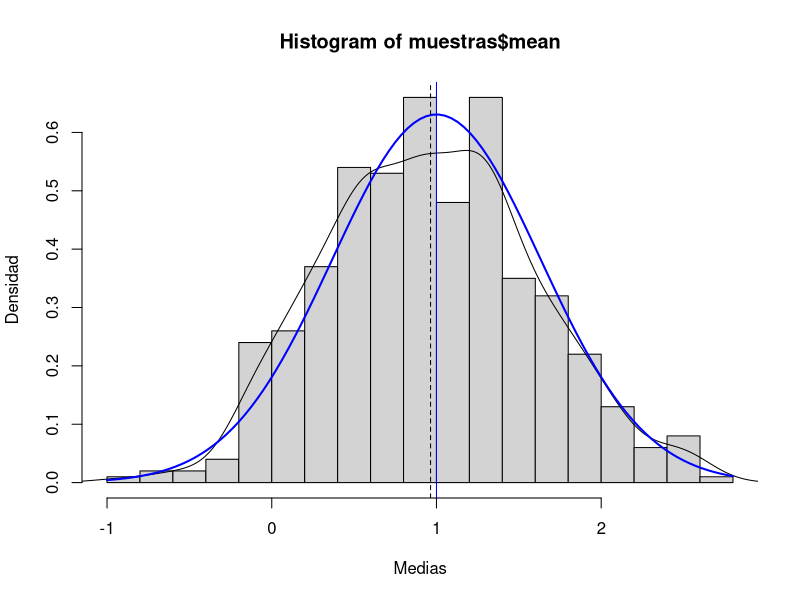
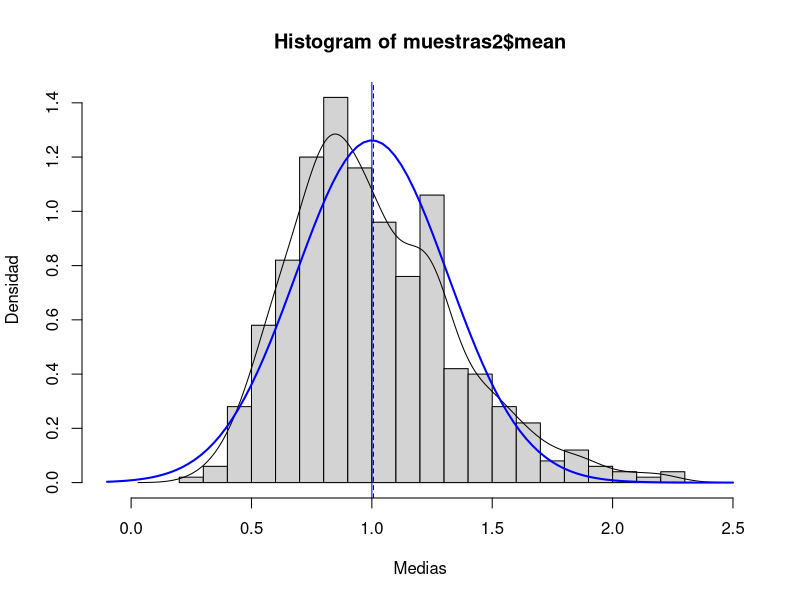
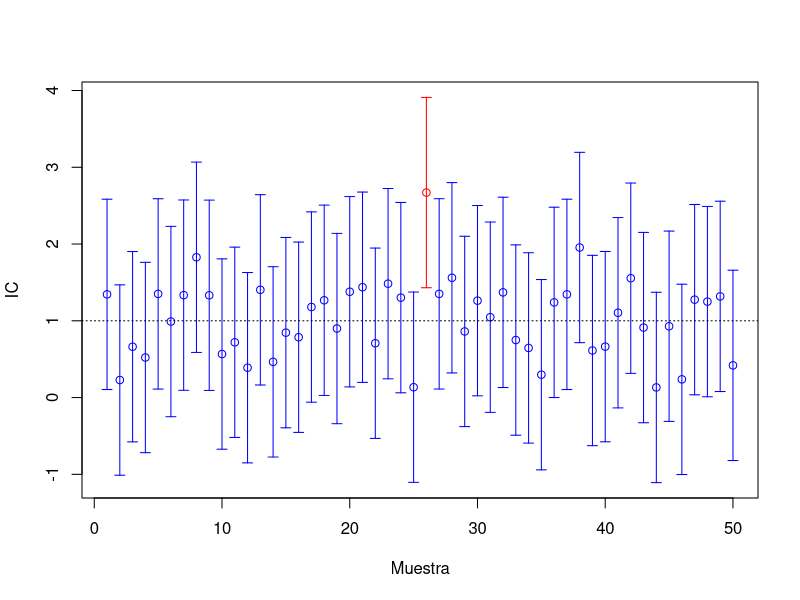
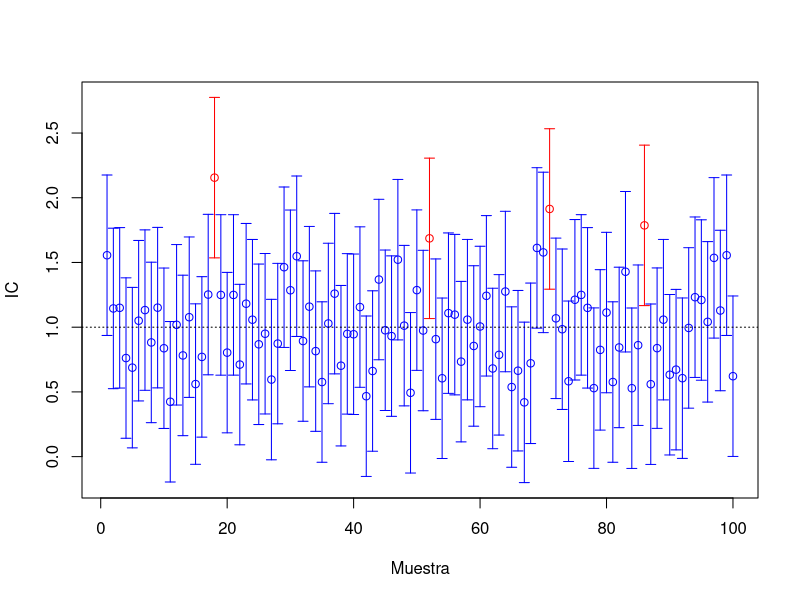
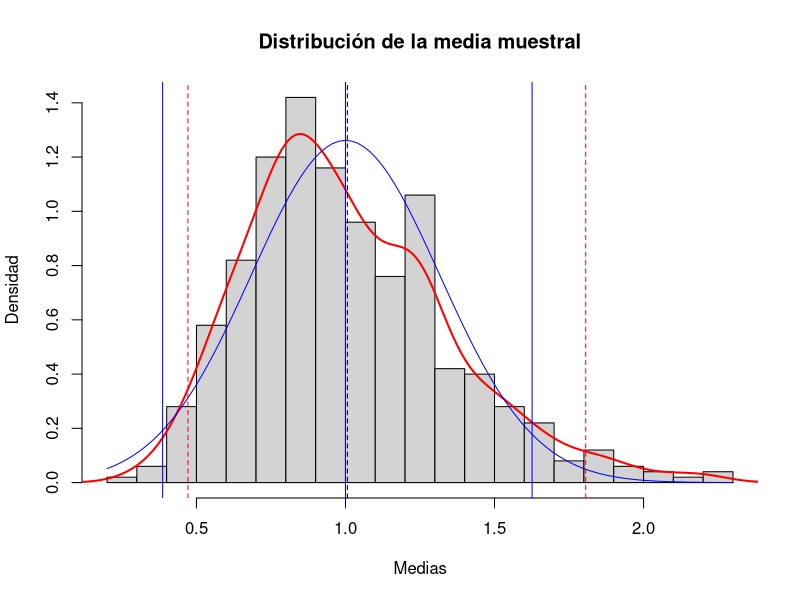
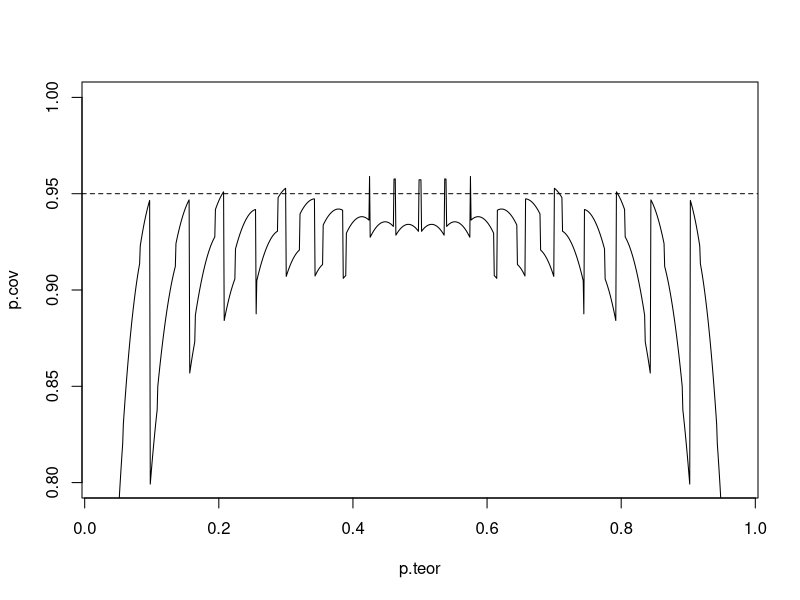
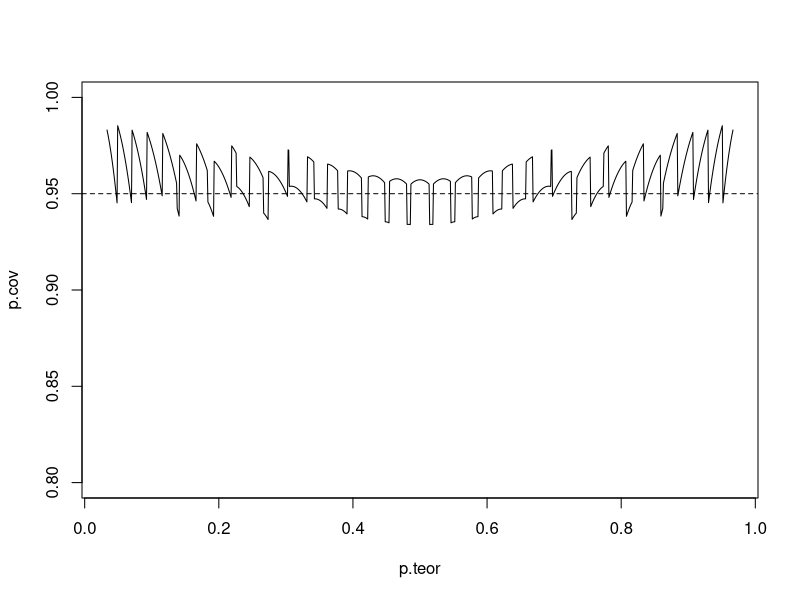
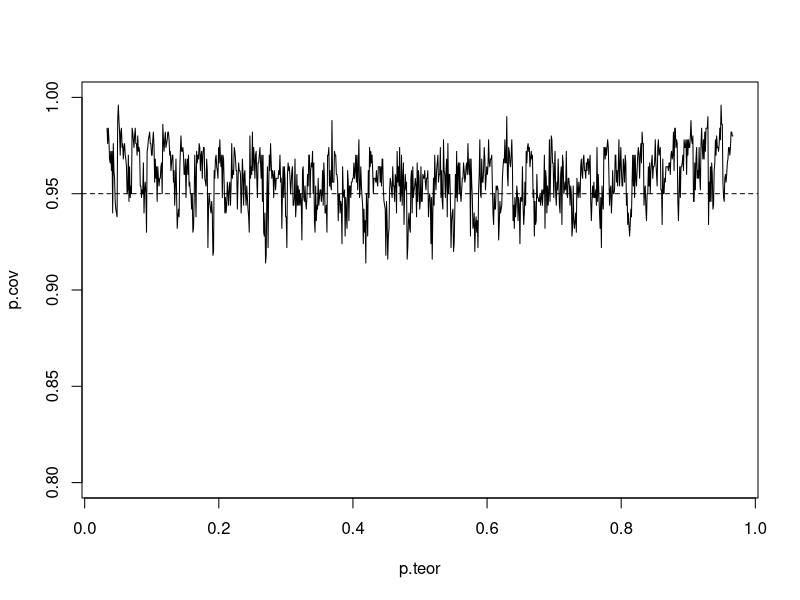

Recreate these plots in R, in order. (Note: this script raises an error after producing the figures.)
## ---- chunk 1

## ---- chunk 2
    set.seed(54321) # Fijar semilla para reproductibilidad
    nsim <- 500
    nx <- 10
## ---- chunk 3
    mux <- 1
    sdx <- 2
## ---- chunk 4
    muestras <- as.data.frame(matrix(rnorm(nsim*nx, mean=mux, sd=sdx), ncol=nx))
    rownames(muestras) <- paste("muestra", 1:nsim, sep="")
    colnames(muestras) <- paste("obs", 1:nx, sep="")
    str(muestras)
## ---- chunk 5
    muestras$mean <- rowMeans(muestras[,1:nx])
    muestras$sd <- apply(muestras[,1:nx], 1, sd)
## ---- chunk 6
    muestras[1,]
## ---- chunk 7
    hist(muestras$mean, freq = FALSE, breaks = "FD", 
         xlab = "Medias", ylab = "Densidad")
    # Densidad observada (estimación)
    lines(density(muestras$mean)) 
    # Densidad teórica (bajo normalidad)
    curve(dnorm(x, mux, sdx/sqrt(nx)), lwd = 2, col = "blue", add = TRUE) 
    # Aproximación del valor esperado de la media muestral mediante simulación
    abline(v = mean(muestras$mean), lty = 2)  
    # Valor esperado de la media muestral (teórico)
    abline(v = mux, col = "blue")
## ---- chunk 8
    set.seed(54321) # Fijar semilla para reproductibilidad
    nsim <- 500
    nx <- 10    
    # nx <- 50
## ---- chunk 9
    lambda <- 1
    muexp <- 1/lambda
    sdexp <- muexp
## ---- chunk 10
    muestras2 <- as.data.frame(matrix(rexp(nsim*nx, rate=lambda), ncol=nx))
    rownames(muestras2) <- paste("muestra", 1:nsim, sep="")
    colnames(muestras2) <- paste("obs", 1:nx, sep="")
## ---- chunk 11
    muestras2$mean <- rowMeans(muestras2[,1:nx])
    muestras2$sd <- apply(muestras2[,1:nx], 1, sd)
## ---- chunk 12
    hist(muestras2$mean, xlim = c(-0.1, 2.5), freq = FALSE, breaks = "FD", 
         xlab = "Medias", ylab = "Densidad")
    # Densidad observada (estimación)
    lines(density(muestras2$mean)) 
    # Distribución asintótica (TCL)
    curve(dnorm(x,muexp,sdexp/sqrt(nx)), lwd=2, col="blue", add=TRUE) 
    # Aproximación del valor esperado de la media muestral mediante simulación
    abline(v=mean(muestras2$mean),lty=2)  
    # Valor esperado de la media muestral (teórico)
    abline(v=muexp, col="blue")
## ---- chunk 13
    alfa <- 0.05
    z <- qnorm(1 - alfa/2)
    muestras$ici <- muestras$mean - z*sdx/sqrt(nx)
    muestras$ics <- muestras$mean + z*sdx/sqrt(nx)
## ---- chunk 14
    muestras$cob <- (muestras$ici < mux) & (mux < muestras$ics) 
    ncob <- sum(muestras$cob) # Nº de intervalos que contienen la verdadera media
    ncob
    100*ncob/nsim     # Proporción de intervalos
    100*(1 - alfa)    # Proporción teórica bajo normalidad
## ---- chunk 15
    m <- 50
    tmp <- muestras[1:m,]
    attach(tmp)
    color <- ifelse(cob,"blue","red")
    plot(1:m, mean, col = color, ylim = c(min(ici),max(ics)), 
         xlab = "Muestra", ylab = "IC")
    arrows(1:m, ici, 1:m, ics, angle = 90, length = 0.05, code = 3, col = color)
    abline(h = mux, lty = 3)
    detach(tmp)
## ---- chunk 16
    alfa <- 0.05
    z <- qnorm(1 - alfa/2)
    muestras2$ici <- muestras2$mean - z*sdexp/sqrt(nx)
    muestras2$ics <- muestras2$mean + z*sdexp/sqrt(nx)
## ---- chunk 17
    muestras2$cob <- (muestras2$ici < muexp) & (muexp < muestras2$ics) 
    ncob <- sum(muestras2$cob) # Nº de intervalos que contienen la verdadera media
    ncob
    100*ncob/nsim     # Proporción de intervalos
    100*(1 - alfa)    # Proporción teórica bajo normalidad
## ---- chunk 18
    m <- 100
    tmp <- muestras2[1:m,]
    attach(tmp)
    color <- ifelse(cob,"blue","red")
    plot(1:m, mean, col = color, ylim = c(min(ici),max(ics)), 
         xlab = "Muestra", ylab = "IC")
    arrows(1:m, ici, 1:m, ics, angle = 90, length = 0.05, code = 3, col = color)
    abline(h = muexp, lty = 3)
    detach(tmp)
## ---- chunk 19
# Distribución de la media muestral
hist(muestras2$mean, freq=FALSE, breaks="FD", 
     main="Distribución de la media muestral", xlab="Medias", ylab="Densidad")
# Densidad observada (estimación)
lines(density(muestras2$mean), lwd=2, col='red') 
# Densidad teórica (bajo normalidad)
curve(dnorm(x,muexp,sdexp/sqrt(nx)), col="blue", add=TRUE) 
# Aproximación por simulación del valor esperado de la media muestral
abline(v=mean(muestras2$mean), lty=2)
# Valor esperado de la media muestral (teórico)
abline(v=muexp, col="blue") 
# IP bajo normalidad
ic.aprox <- apply(muestras2[ ,c('ici','ics')], 2, mean)
## ic.aprox 
##       ici       ics 
## 0.3865199 1.6261099
# Intervalo de probabilidad para la media muestral aproximado bajo normalidad
abline(v = ic.aprox, col='blue')

# Intervalo de probabilidad para la media muestral (aproximado por simulación)
ic.sim <- quantile(muestras2$mean, c(alfa/2, 1 - alfa/2))
## ic.sim
##      2.5%     97.5% 
## 0.4714233 1.8059094
# IP (aprox.) 
abline(v=ic.sim, lty=2, col='red') 
## ---- chunk 20
    n <- 30
    alpha <- 0.05
    adj <- 0  # (adj <- 2 para Agresti-Coull)
## ---- chunk 21
    m <- 1000
    p.teor <- seq(1/n, 1 - 1/n, length = m) 
## ---- chunk 22
    x <- 0:n
    p.est <- (x + adj)/(n + 2 * adj) 
    ic.err <- qnorm(1 - alpha/2) * sqrt(p.est * (1 - p.est)/(n + 2 * adj))  
    lcl <- p.est - ic.err 
    ucl <- p.est + ic.err 
## ---- chunk 23
    p.cov <- numeric(m)
    for (i in 1:m) {
      # cobertura de los posibles intervalos
      cover <- (p.teor[i] >= lcl) & (p.teor[i] <= ucl)  
      # prob. de los posibles intervalos
      p.rel <- dbinom(x[cover], n, p.teor[i])           
      # prob. total de cobertura
      p.cov[i] <- sum(p.rel)                            
    }
## ---- chunk 24
    plot(p.teor, p.cov, type = "l", ylim = c(1 - 4 * alpha, 1))
    abline(h = 1 - alpha, lty = 2) 
## ---- chunk 25
    n <- 30
    alpha <- 0.05
    adj <- 2  # Agresti-Coull
    
    # Probabilidades teóricas:
    m <- 1000
    p.teor <- seq(1/n, 1 - 1/n, length = m) 
    # Posibles resultados:
    x <- 0:n
    p.est <- (x + adj)/(n + 2 * adj) 
    ic.err <- qnorm(1 - alpha/2) * sqrt(p.est * (1 - p.est)/(n + 2 * adj))  
    lcl <- p.est - ic.err 
    ucl <- p.est + ic.err 
    # Recorrer prob. teóricas:
    p.cov <- numeric(m)
    for (i in 1:m) {
      # cobertura de los posibles intervalos
      cover <- (p.teor[i] >= lcl) & (p.teor[i] <= ucl)  
      # prob. de los posibles intervalos
      p.rel <- dbinom(x[cover], n, p.teor[i])           
      # prob. total de cobertura
      p.cov[i] <- sum(p.rel)                            
    }
    # Gráfico coberturas:
    plot(p.teor, p.cov, type = "l", ylim = c(1 - 4 * alpha, 1))
    abline(h = 1 - alpha, lty = 2) 
## ---- chunk 26
    n <- 30
    alpha <- 0.05
    adj <- 2  #' (2 para Agresti-Coull)
    
    set.seed(54321)
    nsim <- 500 
    # Probabilidades teóricas:
    m <- 1000
    p.teor <- seq(1/n, 1 - 1/n, length = m) 
## ---- chunk 27
    # m <- length(p.teor)
    p.cov <- numeric(m)
    for (i in 1:m) {
      # Equivalente a simular nsim muestras de tamaño n
      # ry <- matrix(rbinom(n*nsim, 1, p.teor[i]), ncol=n)
      # rx <- apply(ry, 1, sum)
      rx <- rbinom(nsim, n, p.teor[i])
      p.est <- (rx + adj)/(n + 2 * adj)  
      ic.err <- qnorm(1 - alpha/2) * sqrt(p.est * (1 - p.est)/(n + 2 * adj))
      p.cov[i] <- mean( abs(p.est - p.teor[i]) < ic.err )
    }
## ---- chunk 28
    plot(p.teor, p.cov, type = "l", ylim = c(1 - 4 * alpha, 1))
    abline(h = 1 - alpha, lty = 2) 
## ---- chunk 29
    set.seed(54321)
    nx <- 30
    mx <- 0
    sx <- 1
    nsim <- 1000
    estadistico <- numeric(nsim)
    pvalor <- numeric(nsim)
## ---- chunk 30
    for(isim in 1:nsim) {
      rx <- rnorm(nx, mx, sx)
      tmp <- ks.test(rx, "pnorm", mean(rx), sd(rx))
      estadistico[isim] <- tmp$statistic
      pvalor[isim] <- tmp$p.value
    }
## ---- chunk 31
    {
      cat("\nProporción de rechazos al 1% =", mean(pvalor < 0.01), "\n")
      cat("Proporción de rechazos al 5% =", mean(pvalor < 0.05), "\n")
      cat("Proporción de rechazos al 10% =", mean(pvalor < 0.1), "\n")
    }
## ---- chunk 32
    hist(pvalor, freq=FALSE)
    abline(h=1, lty=2)   # curve(dunif(x,0,1), add=TRUE)
    # Distribución empírica
    curve(ecdf(pvalor)(x), type = "s", lwd = 2, 
          main = 'Tamaño del contraste', ylab = 'Proporción de rechazos', 
          xlab = 'Nivel de significación')
    abline(a=0, b=1, lty=2)   # curve(punif(x, 0, 1), add = TRUE)
## ---- chunk 33
    library(nortest, quietly = TRUE)
## ---- chunk 34
    set.seed(54321)
    nx <- 30
    mx <- 0
    sx <- 1
    nsim <- 1000
    estadistico <- numeric(nsim)
    pvalor <- numeric(nsim)
## ---- chunk 35
    for(isim in 1:nsim) {
      rx <- rnorm(nx, mx, sx)
      # tmp <- ks.test(rx, "pnorm", mean(rx), sd(rx))
      tmp <- lillie.test(rx)
      estadistico[isim] <- tmp$statistic
      pvalor[isim] <- tmp$p.value
    }
## ---- chunk 36
    {
      cat("\nProporción de rechazos al 1% =", mean(pvalor < 0.01), "\n")
      cat("Proporción de rechazos al 5% =", mean(pvalor < 0.05), "\n")
      cat("Proporción de rechazos al 10% =", mean(pvalor < 0.1), "\n")
    }
## ---- chunk 37
    hist(pvalor, freq=FALSE)
    abline(h=1, lty=2)   # curve(dunif(x,0,1), add=TRUE)
    
    # Distribución empírica
    curve(ecdf(pvalor)(x), type = "s", lwd = 2, main = 'Tamaño del contraste', 
          ylab = 'Proporción de rechazos', xlab = 'Nivel de significación')
    abline(a=0, b=1, lty=2)   # curve(punif(x, 0, 1), add = TRUE)
## ---- chunk 38
    set.seed(54321)
    nx <- 30
    ratex <- 1
    nsim <- 500
    estadistico <- numeric(nsim)
    pvalor <- numeric(nsim)
## ---- chunk 39
    for(isim in 1:nsim) {
      rx <- rexp(nx, ratex)
      tmp <- ks.test(rx, "pexp", 1/mean(rx))
      estadistico[isim] <- tmp$statistic
      pvalor[isim] <- tmp$p.value
    }
## ---- chunk 40
    {
      cat("\nProporción de rechazos al 1% =", mean(pvalor < 0.01), "\n")
      cat("Proporción de rechazos al 5% =", mean(pvalor < 0.05), "\n")
      cat("Proporción de rechazos al 10% =", mean(pvalor < 0.1), "\n")
    }
## ---- chunk 41
    hist(pvalor, freq=FALSE)
    abline(h=1, lty=2)   # curve(dunif(x,0,1), add=TRUE)
    
    # Distribución empírica
    curve(ecdf(pvalor)(x), type = "s", lwd = 2, 
          main = 'Tamaño del contraste', ylab = 'Proporción de rechazos', 
          xlab = 'Nivel de significación')
    abline(a=0, b=1, lty=2)   # curve(punif(x, 0, 1), add = TRUE) 
## ---- chunk 42
    ks.exp.sim <- function(x, nsim = 10^3) {
      DNAME <- deparse(substitute(x))
      METHOD <- "Kolmogorov-Smirnov Test of pexp by simulation" 
      n <- length(x)
      RATE <- 1/mean(x)
      ks.exp.stat <- function(x, rate=1/mean(x)) {
        DMinus <- pexp(sort(x), rate=rate) - (0:(n - 1))/n
        DPlus <- 1/n - DMinus
        Dn = max(c(DMinus, DPlus))
      }  
      STATISTIC <- ks.exp.stat(x, rate = RATE) 
      names(STATISTIC) <- "Dn"
      # PVAL <- 0
      # for(i in 1:nsim) {
      #   rx <- rexp(n, rate = RATE)
      #   if (STATISTIC <= ks.exp.stat(rx)) PVAL <- PVAL+1
      # }
      # PVAL <- PVAL/nsim
      # PVAL <- PVAL/(nsim + 1)
      # PVAL <- (PVAL + 1)/(nsim + 2)
      rx <- matrix(rexp(n*nsim, rate = RATE), ncol=n)
      PVAL <- mean(STATISTIC <= apply(rx, 1, ks.exp.stat))
      return(structure(list(statistic = STATISTIC, alternative = "two.sided", 
                       p.value = PVAL, method = METHOD, data.name = DNAME), 
                       class = "htest"))
    }
## ---- chunk 43
    set.seed(54321)
    nx <- 30
    ratex <- 1
    nsim <- 500
    estadistico <- numeric(nsim)
    pvalor <- numeric(nsim)
## ---- chunk 44
    for(isim in 1:nsim) {
      rx <- rexp(nx, ratex)
      # tmp <- ks.test(rx, "pexp", 1/mean(rx))
      tmp <- ks.exp.sim(rx, nsim = 200)
      estadistico[isim] <- tmp$statistic
      pvalor[isim] <- tmp$p.value
    }
## ---- chunk 45
    {
      cat("\nProporción de rechazos al 1% =", mean(pvalor < 0.01), "\n")
      cat("Proporción de rechazos al 5% =", mean(pvalor < 0.05), "\n")
      cat("Proporción de rechazos al 10% =", mean(pvalor < 0.1), "\n")
    }
## ---- chunk 46
    hist(pvalor, freq=FALSE)
    abline(h=1, lty=2)   # curve(dunif(x,0,1), add=TRUE)
    
    # Distribución empírica
    curve(ecdf(pvalor)(x), type = "s", lwd = 2, 
          main = 'Tamaño del contraste', ylab = 'Proporción de rechazos', 
          xlab = 'Nivel de significación')
    abline(a=0, b=1, lty=2)   # curve(punif(x, 0, 1), add = TRUE) 
## ---- chunk 47
    set.seed(54321)
    nx <- 20
    ratex <- 1    # Puede ser interesante representarlo variando rate
    nsim <- 200
    alfa <- 0.1   # Puede ser interesante representarlo variando alfa
    
    
    shapex <- seq(0.25, 1.75, len=21)
    preject <- numeric(length(shapex)) # Porporciones de rechazos con ks.test
    ks.test.p <- function(x) ks.test(x, "pexp", 1/mean(x))$p.value
    preject2 <- preject # Porporciones de rechazos con ks.exp.sim
    ks.exp.sim.p <- function(x) ks.exp.sim(x, 200)$p.value
    
    for (i in seq_along(shapex)) { 
      rx <- matrix(rweibull(nx*nsim, shape = shapex[i], scale = 1/ratex), ncol=nx)
      preject[i] <- mean( apply(rx, 1, ks.test.p) <= alfa )
      preject2[i] <- mean( apply(rx, 1, ks.exp.sim.p) <= alfa )
    }
    
    plot(shapex, preject, type="l", main = paste("Potencia del contraste ( alfa =", alfa, ")"), 
         xlab = "shape", ylab = "Proporción de rechazos")
    lines(shapex, preject2, lty = 2)
    abline(h = alfa, v = 1, lty = 3)
## ---- chunk 48
curve(dnorm(x, 0, 1), -3, 12, ylab = 'densidad', lty = 3)
curve(0.95*dnorm(x, 0, 1) + 0.05*dnorm(x, 3, 3), add = TRUE)
## ---- chunk 49
    # media y mediana
    xsd <- 1
    xmed <- 0
    ndat <- 100
    nsim <- 500
    
    # for (isim in 1:nsim) # evitar matrix y apply
    set.seed(1)
    ntsim <- ndat*nsim
    p.sim <- rbinom(ntsim, 1, 0.05)
    dat.sim <- rnorm(ntsim, 3*p.sim, 1+2*p.sim)
    dat.sim <- matrix(dat.sim, ncol=nsim)
## ---- chunk 50
    str(dat.sim[,1])
    hist(dat.sim[,1])
## ---- chunk 51
    mean.sim <- apply(dat.sim, 2, mean)
    median.sim <- apply(dat.sim, 2, median)
## ---- chunk 52
    mean(mean.sim) # Coincide con el sesgo (media teórica es 0)
    sd(mean.sim)
    mean(median.sim) # Coincide con el sesgo (media teórica es 0)
    sd(median.sim)
## ---- chunk 53
    boxplot(mean.sim-xmed, median.sim-xmed, 
          names=c("Media","Mediana"), ylab="Sesgo")
    abline(h = 0, lty = 2)
## ---- chunk 54
    boxplot((mean.sim-xmed)^2, (median.sim-xmed)^2, 
          names=c("Media","Mediana"), ylab="Error cuadrático")
## ---- chunk 55
    # SE media
    summary((mean.sim-xmed)^2) 
    # SE mediana
    summary((median.sim-xmed)^2) 
## ---- chunk 56
set.seed(1)
data <- runif(50)
## ---- chunk 57
 # Distribución bootstrap
curve(ecdf(data)(x), ylab = "FD", type = "s", lwd = 2)
# Distribución teórica
abline(a = 0, b = 1, lty = 2) 
## ---- chunk 58
 # Muestra bootstrap
xboot <- sample(data, replace=TRUE)
## ---- chunk 59
knitr::include_graphics("images/bootstrap.png")
# knitr::include_graphics("bootstrap.png")
## ---- chunk 60
# dat <- dat.sim[, 1]
set.seed(54321)
ndat <- 100
datmed <- 0
datsd <- 1
dat <- rnorm(ndat, mean=datmed, sd=datsd)
## ---- chunk 61
nboot <- 1000  
## ---- chunk 62
stat.dat <- mean(dat)
## ---- chunk 63
set.seed(1)
stat.boot <- numeric(nboot)
for (i in 1:nboot) {
  dat.boot <- sample(dat, replace=TRUE)
  stat.boot[i] <- mean(dat.boot)
}
# Valor esperado bootstrap del estadístico
mean.boot <- mean(stat.boot)  
mean.boot
## ---- chunk 64
hist(stat.boot, freq=FALSE, ylim = c(0,4))
abline(v=mean.boot, lwd=2)
# abline(v=stat.dat)

# Distribución poblacional
curve(dnorm(x, datmed, datsd/sqrt(ndat)), lty=2, add=TRUE)
abline(v=datmed, lwd=2, lty=2)
## ---- chunk 65
hist(stat.boot-stat.dat, freq=FALSE, ylim = c(0,4))
abline(v=mean.boot-stat.dat, lwd=2)

# Distribución poblacional
# Distribución teórica de stat.dat - stat.teor
curve(dnorm(x, 0, datsd/sqrt(ndat)), lty=2, add=TRUE)   
abline(v=0, lwd=2, lty=2)
## ---- chunk 66
# sesgo (teor=0)
mean.boot - stat.dat 
# error estándar
sd(stat.boot) 
# error estándar teórico
datsd/sqrt(ndat) 
## ---- chunk 67
boot.strap <- function(dat, nboot=1000, statistic=mean)
{
  ndat <- length(dat)
  dat.boot <- sample(dat, ndat*nboot, replace=T)
  dat.boot <- matrix(dat.boot, ncol=nboot, nrow=ndat)
  stat.boot <- apply(dat.boot, 2, statistic)
}

fstatistic <- function(dat){
  #  mean(dat)
  mean(dat, trim=0.2)
  #  median(dat)
  #  max(dat)
}

set.seed(1)
stat.dat <- fstatistic(dat)
stat.boot <- boot.strap(dat, nboot, fstatistic)

res.boot <- c(stat.dat, mean(stat.boot)-stat.dat, sd(stat.boot))
names(res.boot) <- c("Estadístico", "Sesgo", "Err.Std")
res.boot
## ---- chunk 68
library(boot)
# ?boot
## ---- chunk 69
boot.f <- function(data, indices){
  # data[indices] será la muestra bootstrap
  mean(data[indices])
}
## ---- chunk 70
set.seed(1)
stat.boot <- boot(dat, boot.f, nboot)
stat.boot
names(stat.boot)
## ---- chunk 71
hist(stat.boot$t, freq=FALSE)
plot(stat.boot)
jack.after.boot(stat.boot)
## ---- chunk 72
boot.ci(stat.boot, type=c("norm", "basic", "perc", "bca"))
## ---- chunk 73
boot.f <- function(data, indices, trim = 0.1){
  mean(data[indices], trim)
}

set.seed(1)
boot(dat, boot.f, nboot, trim = 0.2)
